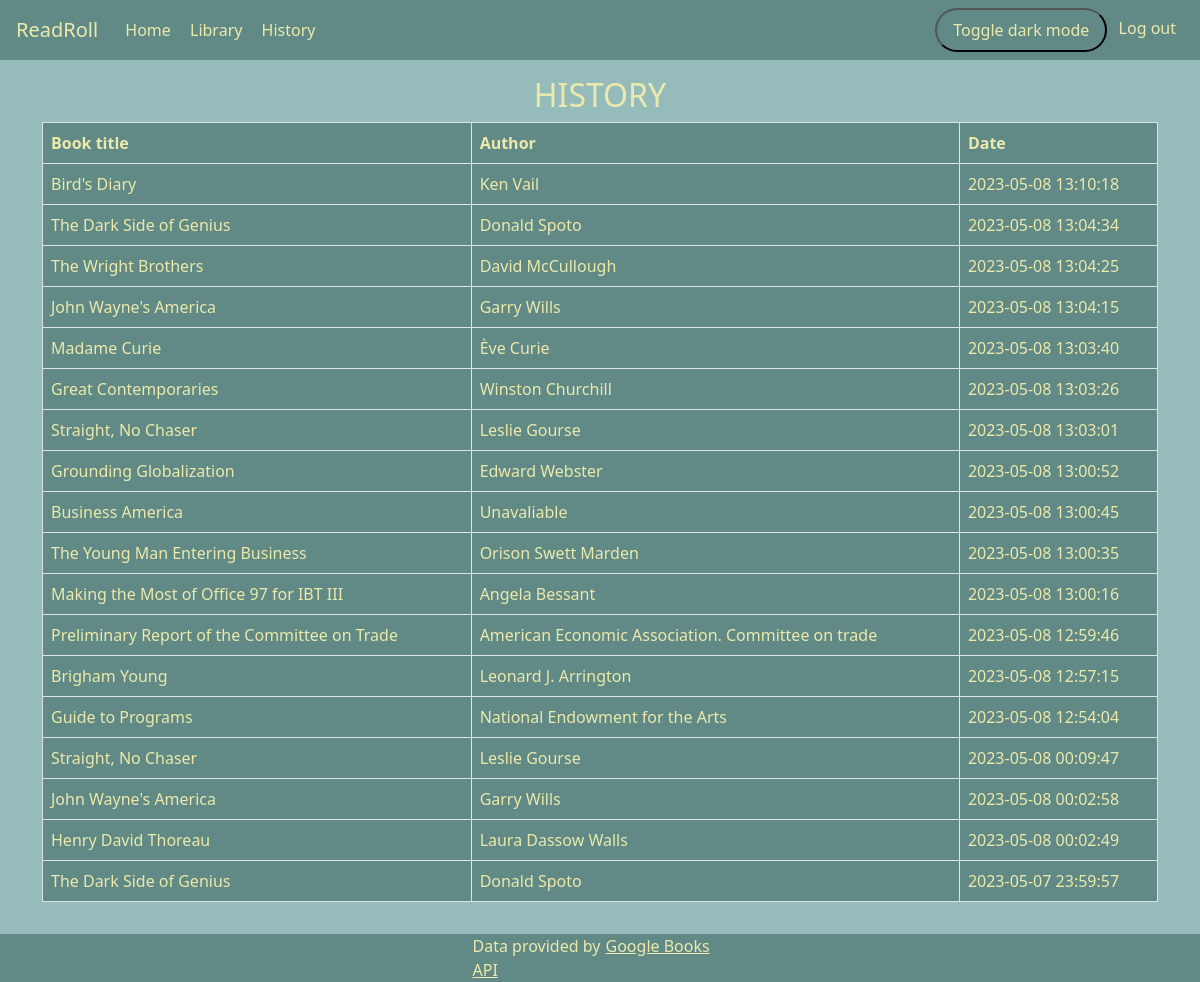
Screenshot of /history (signed in) with the database file from the repository.
### tables this page shows
CREATE TABLE history (
position_id INTEGER NOT NULL PRIMARY KEY AUTOINCREMENT, 
book_name TEXT NOT NULL, 
author TEXT NOT NULL, 
date_added TEXT DEFAULT (datetime(CURRENT_TIMESTAMP, 'localtime')), 
user_id INTEGER NOT NULL, 
FOREIGN KEY(user_id) REFERENCES users(id));

### app.py (the view)
@app.route('/history')
@login_required
def history():
    db = sqlite3.connect('readroll.db')
    db.row_factory = sqlite3.Row
    cursor = db.cursor()
    cursor.execute("SELECT * FROM history WHERE user_id=? ORDER BY date_added DESC", (session["user_id"],))
    lib = cursor.fetchall()
    history = [dict(i) for i in lib]
    return render_template('history.html', history=history)

### functions.py (called while the page is built)
def login_required(f):
    @wraps(f)
    def decorated_function(*args, **kwargs):
        if session.get("user_id") is None:
            return redirect("/login")
        return f(*args, **kwargs)
    return decorated_function

### templates/history.html (shortened to what this page needs)
{% extends "layout.html"%}
{% block main %}
  <link rel="stylesheet" type="text/css" href="{{ url_for('static', filename='style.css') }}">
  <link id="fixed-footer" rel="stylesheet" type="text/css" href="{{ url_for('static', filename='style_fixed_footer.css') }}">
<div class="container">
    <div class="row">
        <div class="col">
            <h1 class="lead text-center">HISTORY</h1>
            <table class="table table-bordered">
                <thead>
                    <tr>
                        <th>Book title</th>
                        <th>Author</th>
                        <th>Date</th>
                    </tr>
                </thead>
                <tbody>
                    {% for title in history %}
                    <tr>
                        <td>{{ title.book_name }}</td>
                        <td>{{ title.author }}</td>
                        <td>{{ title.date_added }}</td>
                    </tr>
                    {% endfor %}
                </tbody>
            </table>
        </div>
    </div>
</div>
{% endblock %}

### templates/layout.html (shortened to what this page needs)
<!DOCTYPE html>
<html lang="en">
  <head>
      <link rel="stylesheet" type="text/css" href="{{ url_for('static', filename='style.css') }}">
      <link href="https://cdn.jsdelivr.net/npm/bootstrap@5.0.2/dist/css/bootstrap.min.css" rel="stylesheet">
  </head>
  <body onload="setTheme()" class="light-theme" id="html-body">
    <nav class="navbar navbar-expand-lg">
      <a class="navbar-brand" href="/about">ReadRoll</a>
      <div class="collapse navbar-collapse" id="navbarNav">
        {% if session["user_id"] %}
          <ul class="navbar-nav me-auto" id="left-nav">
            <li class="nav-item mx-auto"><a class="nav-link" href="/">Home</a></li>
            <li class="nav-item mx-auto"><a class="nav-link" href="/library"">Library</a></li>
            <li class="nav-item mx-auto"><a class="nav-link" href="/history"">History</a></li>
          </ul>
          <ul class="navbar-nav ms-auto" id="right-nav">
            <div class="theme-switch mx-auto">
              <button onclick=toggleSwitch()>Toggle dark mode</button>
            </div>
            <li class="nav-item mx-auto"><a class="nav-link" id="login" href="/logout">Log out</a></li>
          </ul>
        {% endif %}
      </div>
    </nav>
    <main>
      {% block main %}
      {% endblock %}
    </main>
    <footer>
      <p>Data provided by <a href="https://developers.google.com/books/" target="_blank">Google Books API</a></p>
    </footer>
    <script src="https://cdn.jsdelivr.net/npm/bootstrap@5.3.0-alpha3/dist/js/bootstrap.min.js"></script>   </body>
</html>

### static/style.css (style rules this page uses)
.light-theme { --background-color: #96bbbbff; --primary-color: #618985ff; --card-color: #618985ff; --text-color: rgb(235, 234, 172); }
.theme-switch button { display: inline-block; padding: 8px 16px; border-radius: 50px; text-decoration: none; transition: all 0.3s ease; }
main, body { background-color: var(--background-color); }
h1, h2, h3, h4, h5, p, label, li, a, .card-header { color: var(--text-color) }
tr, td, button, .btn { color: var(--text-color); background-color: var(--card-color); }
.navbar { background-color: var(--primary-color); }
.nav-link, .navbar-brand { color: var(--text-color); }
.lead { font-size: xx-large; }
@media (max-width: 1199px), (max-width: 1399px) { .nav-link { margin-left: 0.2rem; font-size: 16px; } }
@media (max-width: 1199px), (max-width: 1399px) { nav #login, #register { margin-top: 0.001em; } }
.navbar-brand { margin-left: 1rem; }
.nav-item #login { margin-right: 1rem; }
footer p { margin-bottom: 0%; }
footer { display: flex; align-items: center; justify-content: center; margin-top: 1rem; height: 3rem; background-color: var(--primary-color); }
@media (max-width: 991px), (max-width: 1199px), (max-width: 1399px) { footer a { font-size: medium; margin-left: 1px; } }
@media (max-width: 991px), (max-width: 1199px), (max-width: 1399px) { footer p { width:255px; } }

### static/style_fixed_footer.css (style rules this page uses)
footer { position: fixed; bottom: 0; width: 100%; }

### templates/history.html (style rules this page uses)
.container { margin-top: 1rem; }

### rows the page displays
history: book_name "Bird's Diary", author "Ken Vail", date_added "2023-05-08 13:10:18"
history: book_name "The Dark Side of Genius", author "Donald Spoto", date_added "2023-05-08 13:04:34"
history: book_name "The Wright Brothers", author "David McCullough", date_added "2023-05-08 13:04:25"
history: book_name "John Wayne's America", author "Garry Wills", date_added "2023-05-08 13:04:15"
history: book_name "Madame Curie", author "Ève Curie", date_added "2023-05-08 13:03:40"
history: book_name "Great Contemporaries", author "Winston Churchill", date_added "2023-05-08 13:03:26"
history: book_name "Straight, No Chaser", author "Leslie Gourse", date_added "2023-05-08 13:03:01"
history: book_name "Grounding Globalization", author "Edward Webster", date_added "2023-05-08 13:00:52"
history: book_name "Business America", author "Unavaliable", date_added "2023-05-08 13:00:45"
history: book_name "The Young Man Entering Business", author "Orison Swett Marden", date_added "2023-05-08 13:00:35"
history: book_name "Making the Most of Office 97 for IBT III", author "Angela Bessant", date_added "2023-05-08 13:00:16"
history: book_name "Preliminary Report of the Committee on Trade", author "American Economic Association. Committee on trade", date_added "2023-05-08 12:59:46"
history: book_name "Brigham Young", author "Leonard J. Arrington", date_added "2023-05-08 12:57:15"
history: book_name "Guide to Programs", author "National Endowment for the Arts", date_added "2023-05-08 12:54:04"
history: book_name "Straight, No Chaser", author "Leslie Gourse", date_added "2023-05-08 00:09:47"
history: book_name "John Wayne's America", author "Garry Wills", date_added "2023-05-08 00:02:58"
history: book_name "Henry David Thoreau", author "Laura Dassow Walls", date_added "2023-05-08 00:02:49"
history: book_name "The Dark Side of Genius", author "Donald Spoto", date_added "2023-05-07 23:59:57"
